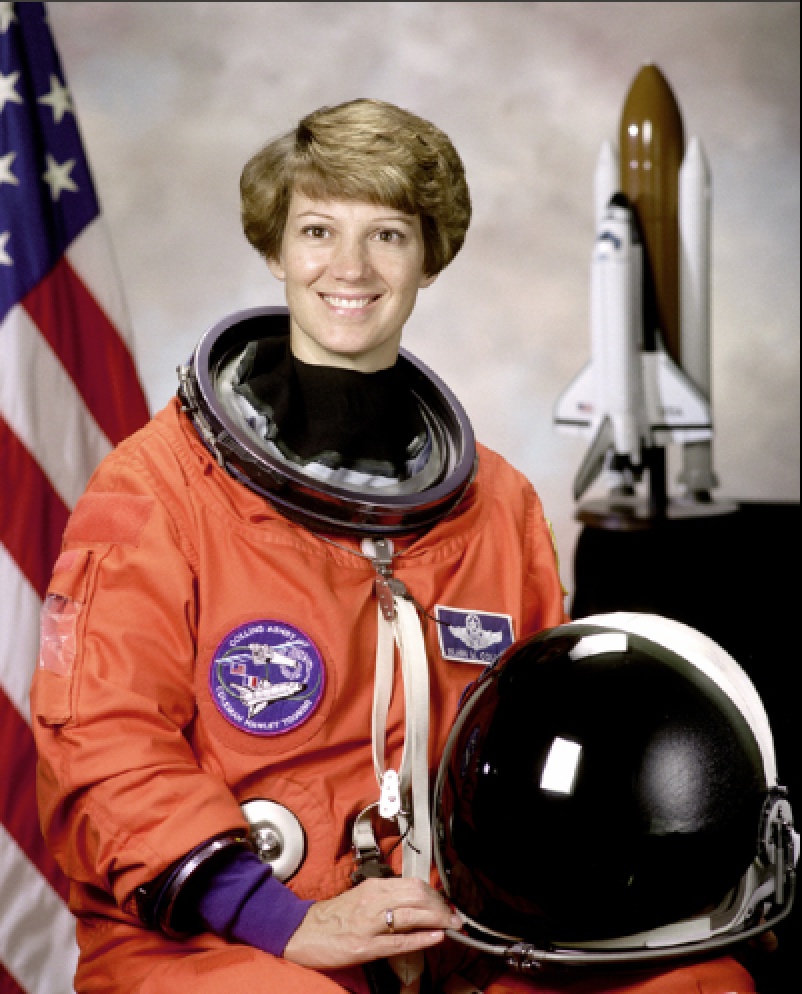
#> input picture SkinDetector/tests/test_image.png, 802 x 994 px; its folder holds only this picture in this run
$ python -i skin_detector.py   (imports and definitions only)
#> lines starting #> are read from the running program, lines starting #| are printed output that depends on the picture; after the words box and inside, x2 and y2 are one past the last pixel; in counts of white or black regions, pixels touching at a corner belong together
#!/usr/bin/env python
# -*- coding: utf-8 -*-
__author__ = 'Will Brennan'

import logging
import cv2
import numpy

from . import scripts

logger = logging.getLogger('main')


def get_hsv_mask(img, debug=False):
#> called with debug = False
    assert isinstance(img, numpy.ndarray), 'image must be a numpy array'
    assert img.ndim == 3, 'skin detection can only work on color images'
    logger.debug('getting hsv mask')

    lower_thresh = numpy.array([0, 50, 0], dtype=numpy.uint8)
    upper_thresh = numpy.array([120, 150, 255], dtype=numpy.uint8)
    img_hsv = cv2.cvtColor(img, cv2.COLOR_RGB2HSV)
#> img_hsv: shape (994, 802, 3); mean H, S, V 39.2, 88.9, 138.3
    msk_hsv = cv2.inRange(img_hsv, lower_thresh, upper_thresh)
#> msk_hsv: shape (994, 802); 11.6% white; 876 white regions (646 under 20 px), largest, box (x1, y1, x2, y2) and area: (240, 98, 464, 380) 33072, (284, 858, 516, 966) 10968, (22, 252, 182, 526) 5888

    msk_hsv[msk_hsv < 128] = 0
    msk_hsv[msk_hsv >= 128] = 1
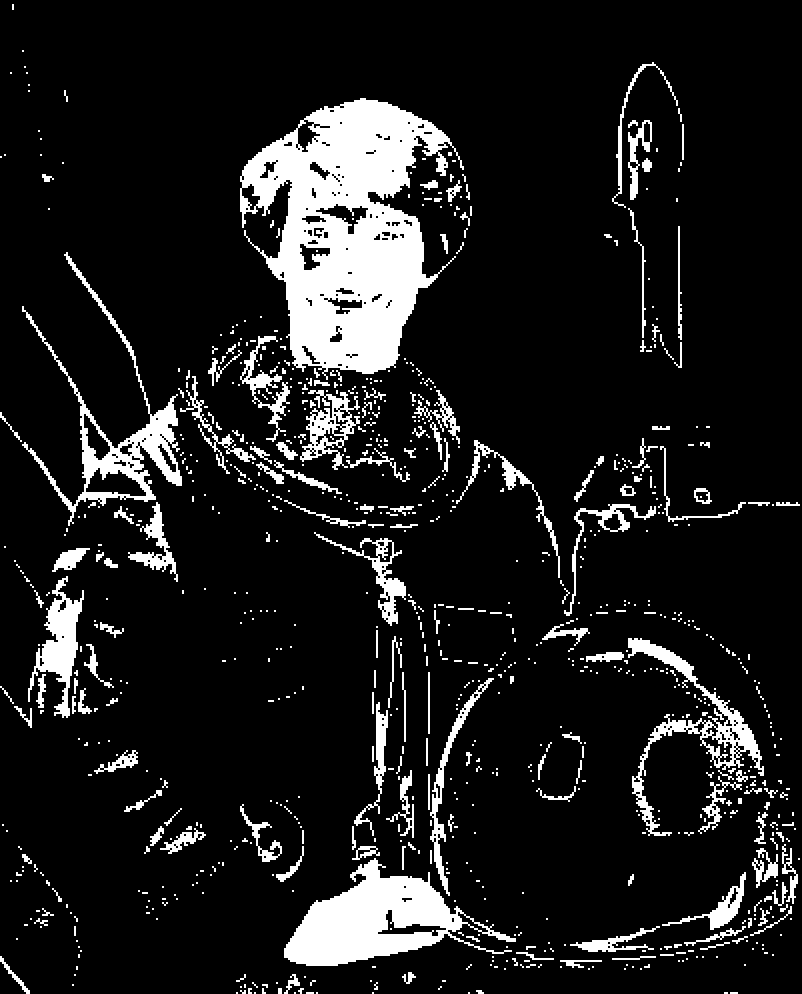
#> msk_hsv: shape (994, 802); values 0 (black) and 1 (white), 11.6% white; 876 white regions (646 under 20 px), largest, box (x1, y1, x2, y2) and area: (240, 98, 464, 380) 33072, (284, 858, 516, 966) 10968, (22, 252, 182, 526) 5888

    if debug:
        scripts.display('input', img)
        scripts.display('mask_hsv', msk_hsv)

    return msk_hsv.astype(float)


def get_rgb_mask(img, debug=False):
#> called with debug = False
    assert isinstance(img, numpy.ndarray), 'image must be a numpy array'
    assert img.ndim == 3, 'skin detection can only work on color images'
    logger.debug('getting rgb mask')

    lower_thresh = numpy.array([45, 52, 108], dtype=numpy.uint8)
    upper_thresh = numpy.array([255, 255, 255], dtype=numpy.uint8)

    mask_a = cv2.inRange(img, lower_thresh, upper_thresh)
#> mask_a: shape (994, 802); 43.4% white; 167 white regions (102 under 20 px), largest, box (x1, y1, x2, y2) and area: (46, 2, 800, 614) 261720, (268, 594, 498, 964) 20144, (0, 304, 114, 510) 11408
    mask_b = 255 * ((img[:, :, 2] - img[:, :, 1]) / 20)
    mask_c = 255 * ((numpy.max(img, axis=2) - numpy.min(img, axis=2)) / 20)
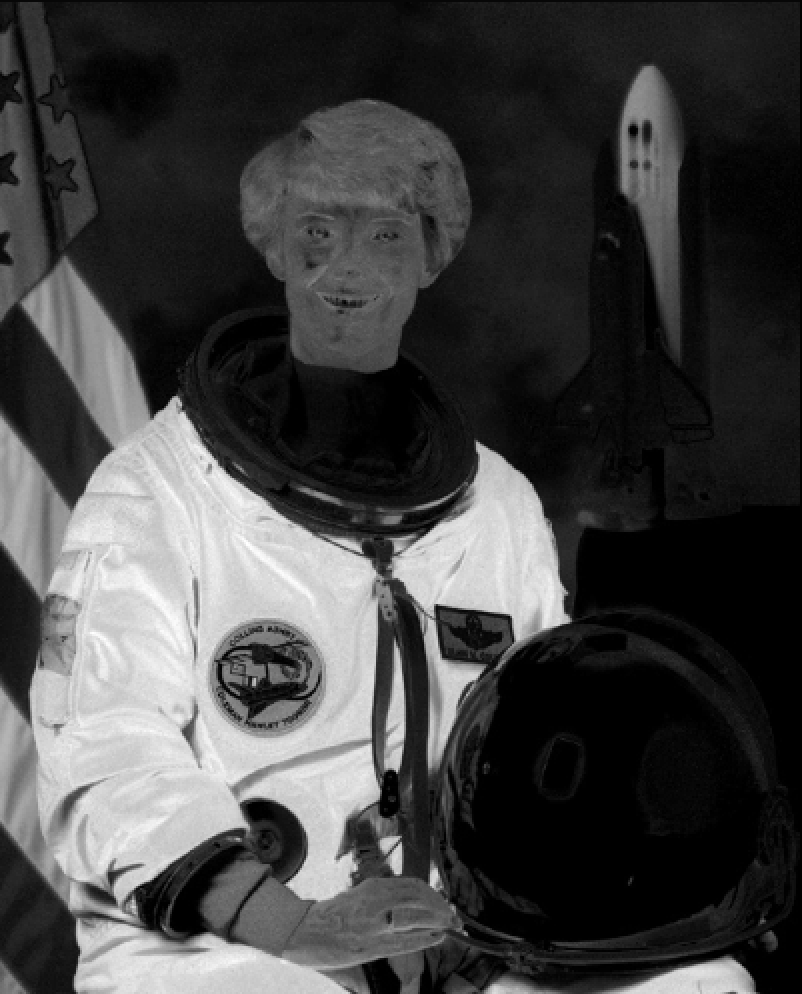
#> mask_c: shape (994, 802) float64; min 0, max 2193, mean 575.4; drawn with min black and max white
    # msk_rgb = cv2.bitwise_and(mask_c, cv2.bitwise_and(mask_a, mask_b))
    mask_d = numpy.bitwise_and(numpy.uint64(mask_a), numpy.uint64(mask_b))
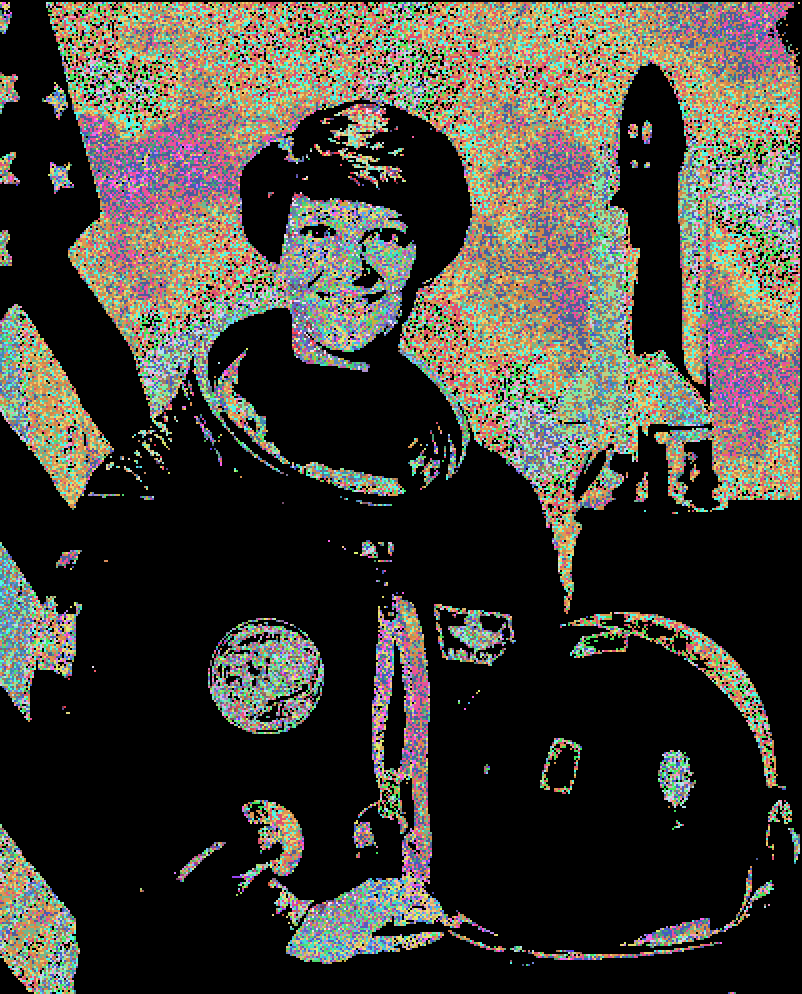
#> mask_d: shape (994, 802) uint64; 150 distinct labels, from 0 to 255; one colour per label, 0 black
    msk_rgb = numpy.bitwise_and(numpy.uint64(mask_c), numpy.uint64(mask_d))
#> msk_rgb: shape (994, 802) uint64; 201 distinct labels, from 0 to 255

    msk_rgb[msk_rgb < 128] = 0
#> msk_rgb: shape (994, 802) uint64; 97 distinct labels, from 0 to 255
    msk_rgb[msk_rgb >= 128] = 1
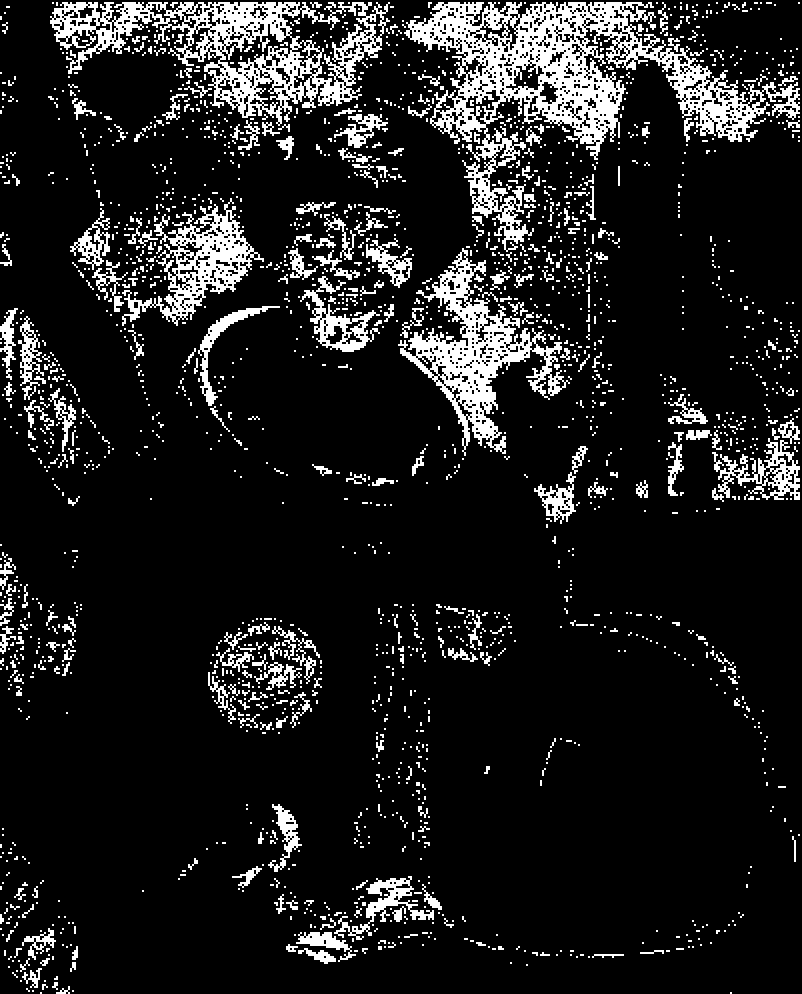
#> msk_rgb: shape (994, 802) uint64; values 0 (black) and 1 (white), 12.2% white; 2024 white regions (1672 under 20 px), largest, box (x1, y1, x2, y2) and area: (404, 2, 800, 252) 24188, (50, 2, 390, 126) 13800, (398, 248, 570, 456) 9380

    if debug:
        scripts.display('input', img)
        scripts.display('mask_rgb', msk_rgb)

    return msk_rgb.astype(float)


def get_ycrcb_mask(img, debug=False):
#> called with debug = False
    assert isinstance(img, numpy.ndarray), 'image must be a numpy array'
    assert img.ndim == 3, 'skin detection can only work on color images'
    logger.debug('getting ycrcb mask')

    lower_thresh = numpy.array([90, 100, 130], dtype=numpy.uint8)
    upper_thresh = numpy.array([230, 120, 180], dtype=numpy.uint8)

    img_ycrcb = cv2.cvtColor(img, cv2.COLOR_RGB2YCR_CB)
#> img_ycrcb: shape (994, 802, 3); mean of channels 0, 1, 2 112.6, 145.4, 118.9
    msk_ycrcb = cv2.inRange(img_ycrcb, lower_thresh, upper_thresh)
#> msk_ycrcb: shape (994, 802); 0% white in thin lines or dots, all inside (x1, y1, x2, y2) = (224, 242, 618, 662)

    msk_ycrcb[msk_ycrcb < 128] = 0
    msk_ycrcb[msk_ycrcb >= 128] = 1

    if debug:
        scripts.display('input', img)
        scripts.display('mask_ycrcb', msk_ycrcb)

    return msk_ycrcb.astype(float)
#> in closing, `mask = cv2.morphologyEx(mask, cv2.MORPH_CLOSE, kernel)`: mask: shape (994, 802); 18.3% white; 851 white regions (664 under 20 px), largest, box (x1, y1, x2, y2) and area: (398, 0, 802, 460) 55174, (50, 0, 402, 156) 24806, (70, 198, 264, 326) 11656
#> in closing, `mask = cv2.morphologyEx(mask, cv2.MORPH_OPEN, kernel, iterations=2)`: mask: shape (994, 802); 15.7% white; 179 white regions (31 under 20 px), largest, box (x1, y1, x2, y2) and area: (402, 0, 802, 263) 37619, (50, 0, 401, 153) 23156, (399, 246, 579, 454) 13780


def grab_cut_mask(img_col, mask, debug=False):
#> called with debug = False
    assert isinstance(img_col, numpy.ndarray), 'image must be a numpy array'
    assert isinstance(mask, numpy.ndarray), 'mask must be a numpy array'
    assert img_col.ndim == 3, 'skin detection can only work on color images'
    assert mask.ndim == 2, 'mask must be 2D'

    kernel = numpy.ones((50, 50), numpy.float32) / (50 * 50)
    dst = cv2.filter2D(mask, -1, kernel)
    dst[dst != 0] = 255
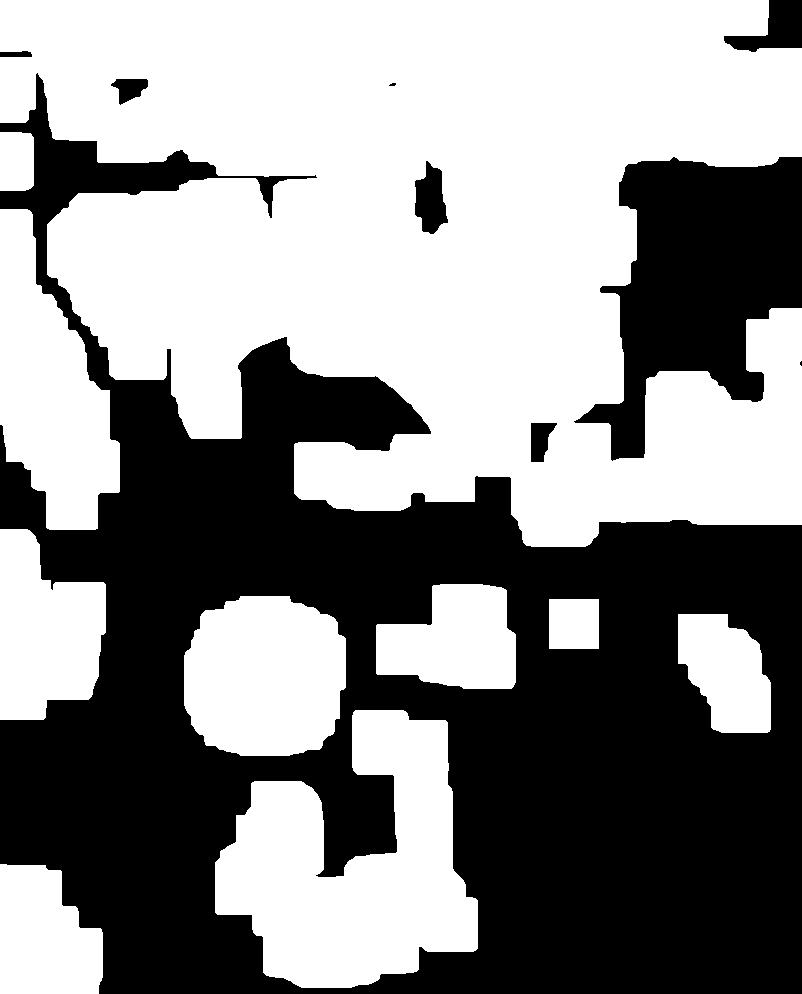
#> dst: shape (994, 802); 55.1% white; 9 black regions (2 under 20 px), largest, box (x1, y1, x2, y2) and area: (0, 73, 802, 994) 314538, (574, 157, 802, 461) 37803, (724, 0, 802, 52) 2167
    free = numpy.array(cv2.bitwise_not(dst), dtype=numpy.uint8)

    if debug:
        scripts.display('not skin', free)
        scripts.display('grabcut input', mask)

    grab_mask = numpy.zeros(mask.shape, dtype=numpy.uint8)
    grab_mask[:, :] = 2
    grab_mask[mask == 255] = 1
    grab_mask[free == 255] = 0

    if numpy.unique(grab_mask).tolist() == [0, 1]:
        logger.debug('conducting grabcut')
        bgdModel = numpy.zeros((1, 65), numpy.float64)
        fgdModel = numpy.zeros((1, 65), numpy.float64)

        if img_col.size != 0:
            mask, bgdModel, fgdModel = cv2.grabCut(img_col, grab_mask, None, bgdModel, fgdModel, 5,
                                                   cv2.GC_INIT_WITH_MASK)
            mask = numpy.where((mask == 2) | (mask == 0), 0, 1).astype(numpy.uint8)
        else:
            logger.warning('img_col is empty')

    return mask


def closing(mask):
    assert isinstance(mask, numpy.ndarray), 'mask must be a numpy array'
    assert mask.ndim == 2, 'mask must be a greyscale image'
    logger.debug("closing mask of shape {0}".format(mask.shape))

    kernel = cv2.getStructuringElement(cv2.MORPH_ELLIPSE, (5, 5))
    mask = cv2.morphologyEx(mask, cv2.MORPH_CLOSE, kernel)
    kernel = cv2.getStructuringElement(cv2.MORPH_ELLIPSE, (3, 3))
    mask = cv2.morphologyEx(mask, cv2.MORPH_OPEN, kernel, iterations=2)

    return mask


def process(img, thresh=0.5, debug=False):
    assert isinstance(img, numpy.ndarray), 'image must be a numpy array'
    assert img.ndim == 3, 'skin detection can only work on color images'
    logger.debug("processing image of shape {0}".format(img.shape))

    # Bu kısımda 3 maskenin karışımı kullanılıyordu.
    # Yerine sadece rgb maskesini kullanıyoruz.
    mask_hsv = get_hsv_mask(img, debug=debug)
    mask_rgb = get_rgb_mask(img, debug=debug)
    mask_ycrcb = get_ycrcb_mask(img, debug=debug)

    #n_masks = 3.0
    #mask = (mask_hsv + mask_rgb + mask_ycrcb) / n_masks
    mask = mask_rgb
    mask[mask < thresh] = 0.0
    mask[mask >= thresh] = 255.0
    logger.debug('{0}% of the image is skin'.format(int((100.0 / 255.0) * numpy.sum(mask) / mask.size)))

    mask = mask.astype(numpy.uint8)

    mask = closing(mask)
    mask = grab_cut_mask(img, mask, debug=debug)

    return mask

>>> import cv2
>>> picture = cv2.cvtColor(cv2.imread('../tests/test_image.png'), cv2.COLOR_BGR2RGB)
>>> result = process(picture)
